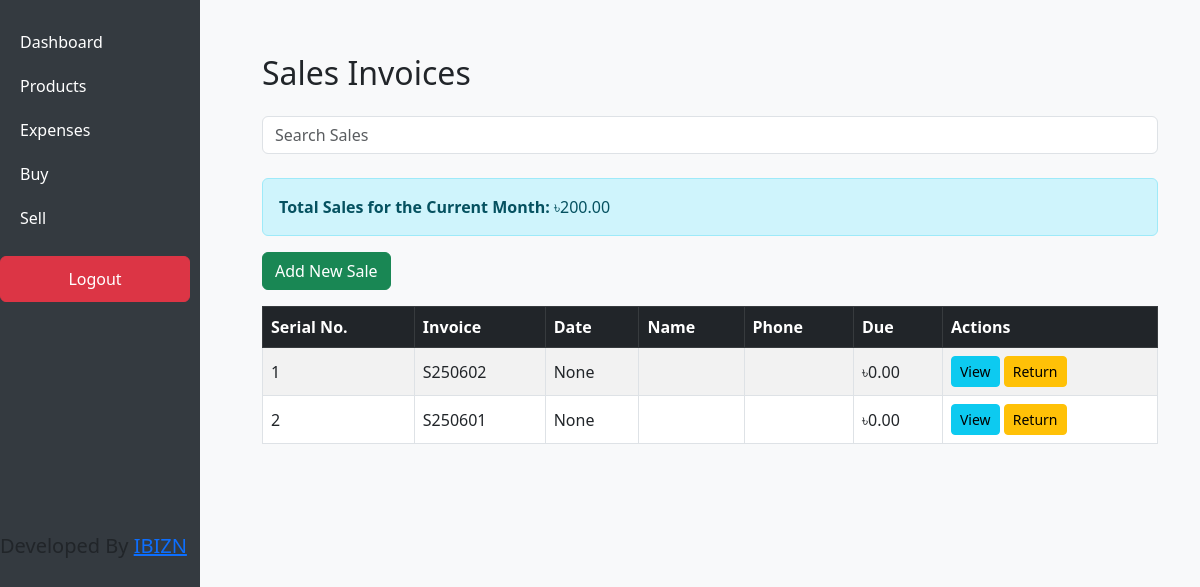
The page /sell/ (signed in) on the database as committed earlier.
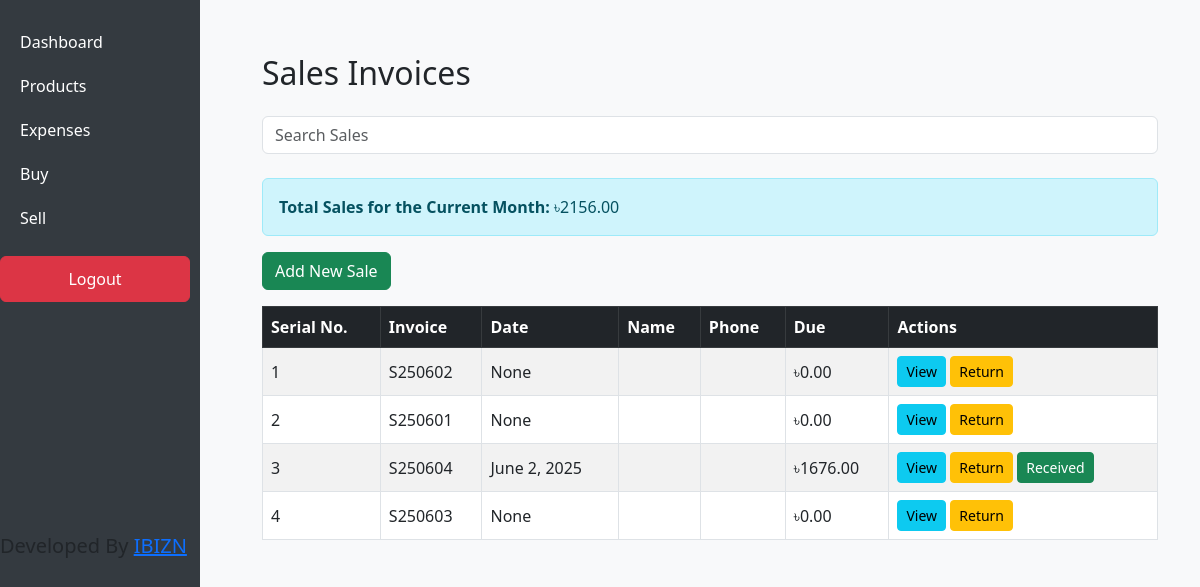
The same page on the database as committed later.
### inventory/models.py (models this page shows, shortened)
class SalesInvoice(models.Model):
    date = models.DateField()
    name = models.CharField(max_length=100)  # Name
    address = models.TextField()  # Address
    phone = models.CharField(max_length=15)  # Phone
    invoice_number = models.CharField(max_length=20, unique=True, blank=True)
    total_amount = models.DecimalField(max_digits=12, decimal_places=2, default=0.00)
    amount_paid = models.DecimalField(max_digits=12, decimal_places=2, default=0.00)
    due_amount = models.DecimalField(max_digits=12, decimal_places=2, default=0.00)
    discount = models.DecimalField(max_digits=12, decimal_places=2, default=0.00)

### inventory/views.py (the view)
# urls.py: path('sell/', views.sales_list_view, name='sales_list'),
@login_required(login_url="/")
def sales_list_view(request):
    query = request.GET.get('q', '')
    if query:
        sales = SalesInvoice.objects.filter(
            Q(invoice_number__icontains=query)).order_by('-date')
    else:
        sales = SalesInvoice.objects.all().order_by('-date')
    now = timezone.now()
    first_day_of_current_month = now.replace(day=1)
    current_month_invoices = SalesInvoice.objects.filter(date__gte=first_day_of_current_month)
    total_sales_current_month = sum(
        item.total for invoice in current_month_invoices for item in SalesItem.objects.filter(invoice=invoice)
    )
    return render(request, 'inventory/sales_list.html', {'sales': sales, 'total_sales_current_month': total_sales_current_month})

### inventory/models.py (called while the page is built)
    @property
    def total(self):
        return self.selling_price * self.quantity

### inventory/templates/inventory/sales_list.html
{% extends 'inventory/base.html' %}
{% block content %}
<div class="container mt-4">
  <h2 class="mb-4">Sales Invoices</h2>
  <form method="GET" action="{% url 'sales_list' %}">
    <div class="mb-4">
      <input type="text" name="q" class="form-control" placeholder="Search Sales" value="{{ request.GET.q }}" aria-label="Search Sales">
    </div>
  </form>
  <div class="alert alert-info">
    <strong>Total Sales for the Current Month:</strong> ৳{{ total_sales_current_month }}
  </div>
  <a href="{% url 'sales_add' %}" class="btn btn-success mb-3">Add New Sale</a>
  <table class="table table-bordered table-hover table-striped">
    <thead class="table-dark">
      <tr>
        <th>Serial No.</th>
        <th>Invoice</th>
        <th>Date</th>
        <th>Name</th>
        <th>Phone</th>
        <th>Due</th>
        <th>Actions</th>
      </tr>
    </thead>
    <tbody>
      {% for invoice in sales %}
      <tr>
        <td>{{ forloop.counter }}</td>
        <td>{{ invoice.invoice_number }}</td>
        <td>{{ invoice.date }}</td>
        <td>{{ invoice.name }}</td>
        <td>{{ invoice.phone }}</td>
        <td>৳{{ invoice.due_amount }}</td>
        <td>
          <a href="{% url 'sales_invoice' invoice.id %}" class="btn btn-info btn-sm">View</a>
          <a href="{% url 'sales_return' invoice.id %}" class="btn btn-warning btn-sm">Return</a>
          {% if invoice.due_amount > 0 %}
          <a href="{% url 'sales_due_received' invoice.id %}" class="btn btn-success btn-sm">Received</a>
          {% endif %}
        </td>
      </tr>
      {% endfor %}
    </tbody>
  </table>
</div>
{% endblock %}

Rows that differ between the two databases and show on the page:
added SalesInvoice: invoice_number "S250604", date "June 2, 2025", due_amount "1676.00", shows "Received"
added SalesInvoice: invoice_number "S250603", date "None", due_amount "0.00"
Other text that changed with them:
{{ total_sales_current_month }}: "200.00" → "2156.00"
